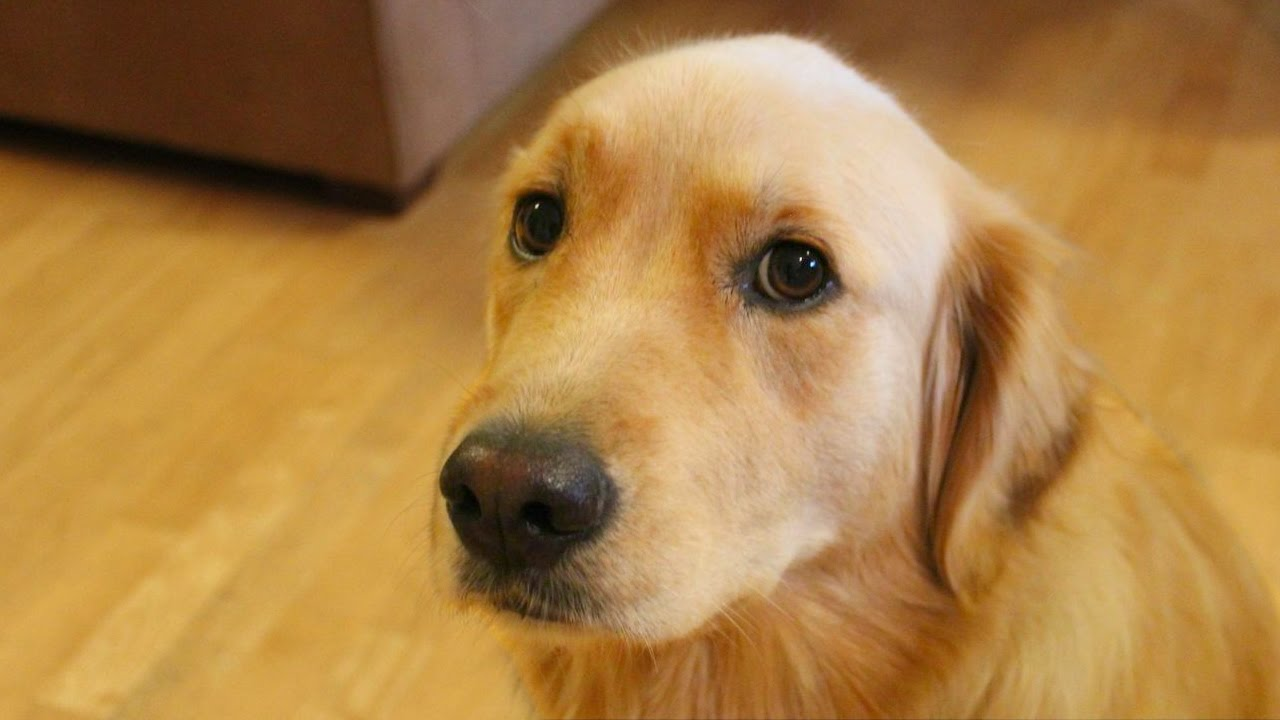
%> input picture Homework/Homework 2/Homework 2.1/dog.jpg, 1280 x 720 px
$ octave Homework2_1.m   (GNU Octave 9; MATLAB toolbox functions it lacks are replaced by stand-ins)
%> lines starting %> are read from the running program, lines starting %| are printed output that depends on the picture
### Homework/Homework 2/Homework 2.1/mix.m
function output = mix(input, Dithering)
    % 取得輸入矩陣的長 寬
    height = size(input, 1);
    width = size(input, 2);
    output = zeros(height, width);

    % 取得混色矩陣的長 寬
    height_D = size(Dithering, 1);
    width_D = size(Dithering, 2);

    % 做出與 input 矩陣等大的混色矩陣
    Dithering = repmat(Dithering, ceil(height/height_D), ceil(width/width_D));
    Dithering = Dithering(1 : height, 1 : width);

    high = find(input > Dithering);
    low = find(input <= Dithering);

    output(high) = 1;
    output(low) = 0;
end

### Homework/Homework 2/Homework 2.1/Homework2_1.m
clear all;

% 讀檔
image = imread('dog.jpg');
%> image is the input picture: size 720x1280x3 uint8; mean R, G, B 172, 128.7, 70.2
image = double(image); % 從 unit8 轉 double
%> image: size 720x1280x3 double
figure(1), imshow(image/255);

% 取出三原色 R G B
R = image(: , : , 1);
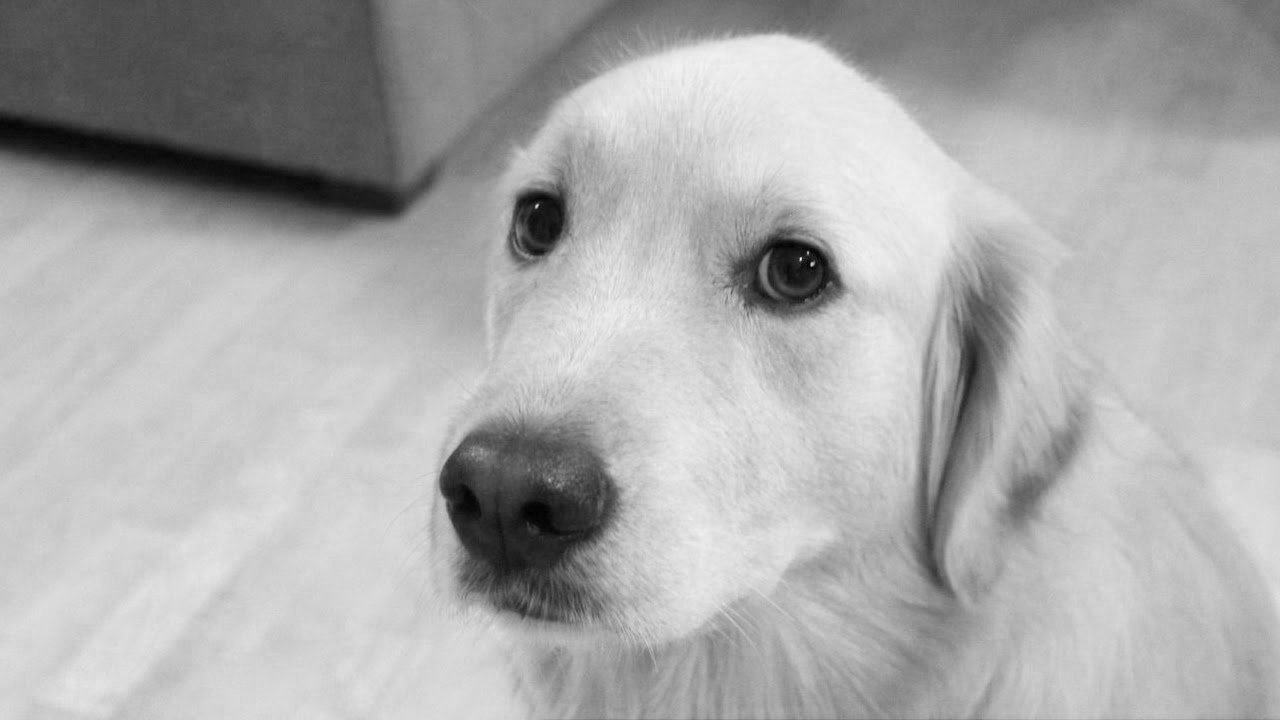
%> R: size 720x1280 double; min 0, max 243, mean 172
G = image(: , : , 2);
B = image(: , : , 3);
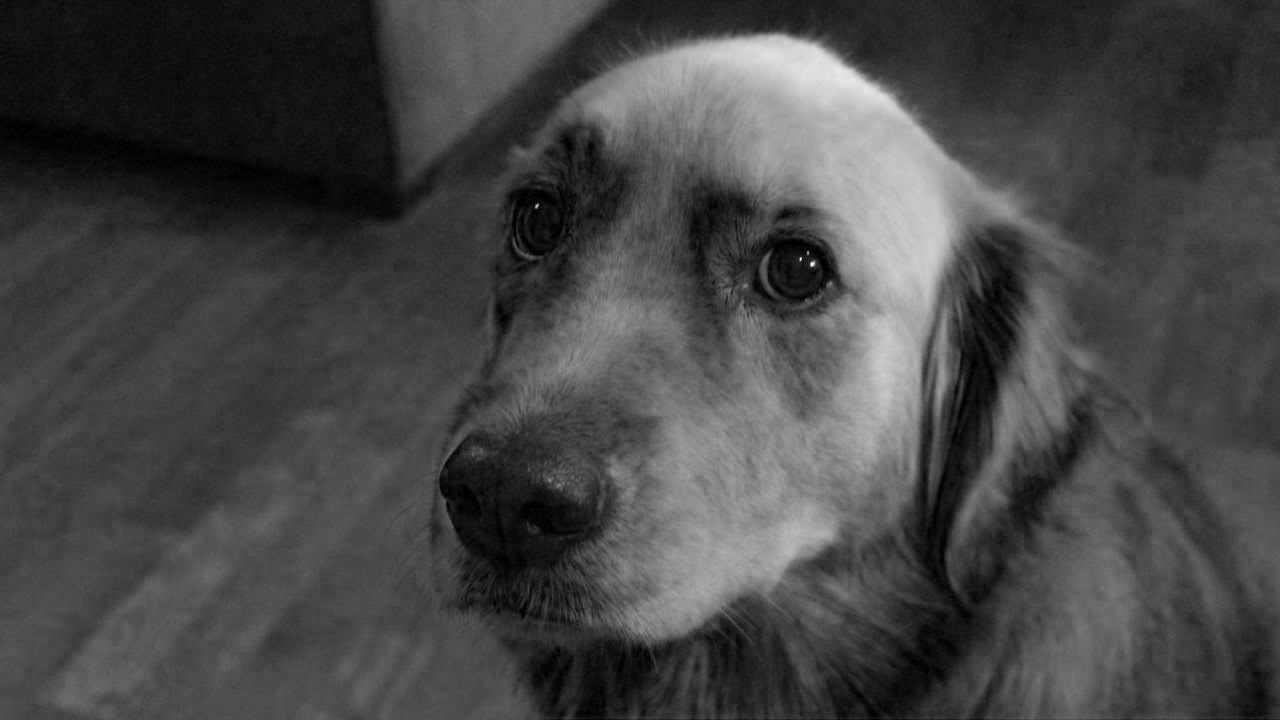
%> B: size 720x1280 double; min 0, max 255, mean 70.2

% 彩色轉灰階公式
gray = 0.299*R + 0.587*G + 0.114*B;
figure(2), imshow(gray/255);

% 混色矩陣
D = [0, 128 ; 192, 64];
D2 = [0, 128, 32, 160 ; 192, 64, 224, 96 ; 48, 176, 16, 144 ; 240, 112, 208, 82];

% 執行混色
output = mix(gray, D);
%> in mix, `high = find(input > Dithering);`: high = 597559 values from 1 to 921600
%> in mix, `low = find(input <= Dithering);`: low = 324041 values from 2 to 921019
%> in mix, `output(high) = 1;`:
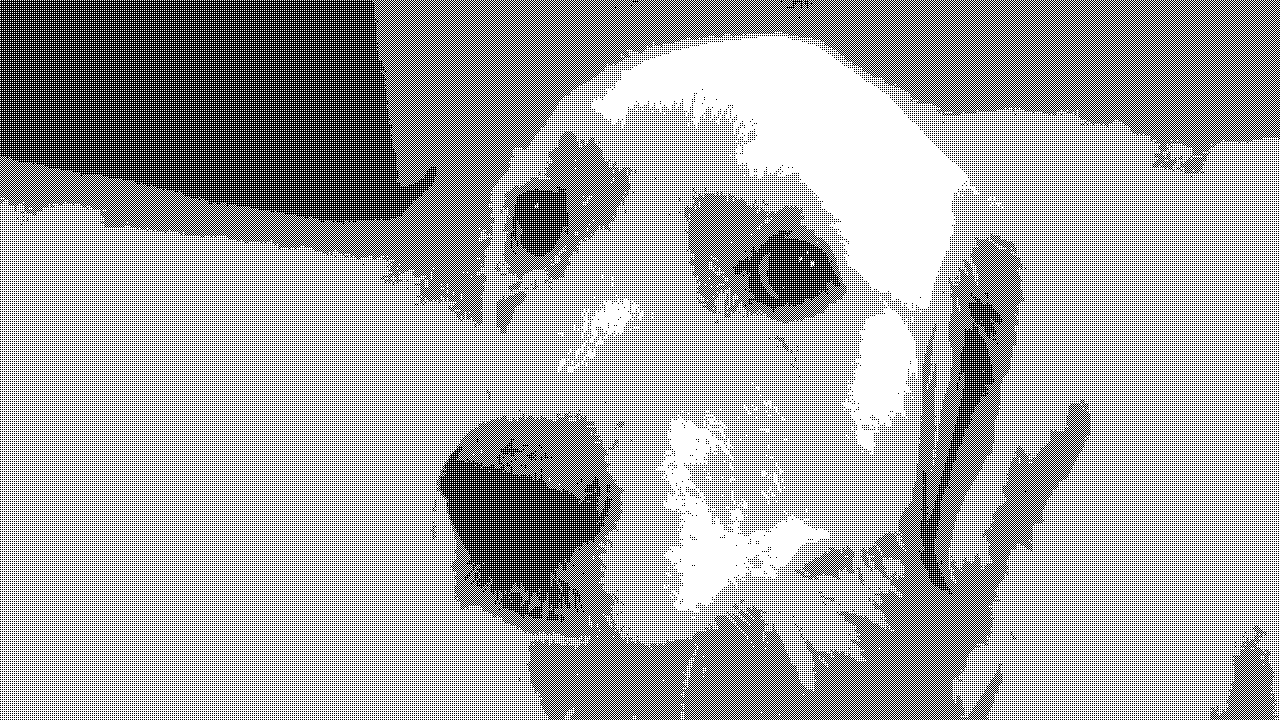
%> output: size 720x1280 double; values 0 (black) and 1 (white), 64.8% white; black in thin lines or dots
output2 = mix(gray, D2);
%> in mix (call 2), `high = find(input > Dithering);`: high = 514535 values from 1 to 921600
%> in mix (call 2), `low = find(input <= Dithering);`: low = 407065 values from 2 to 921599
%> in mix (call 2), `output(high) = 1;`:
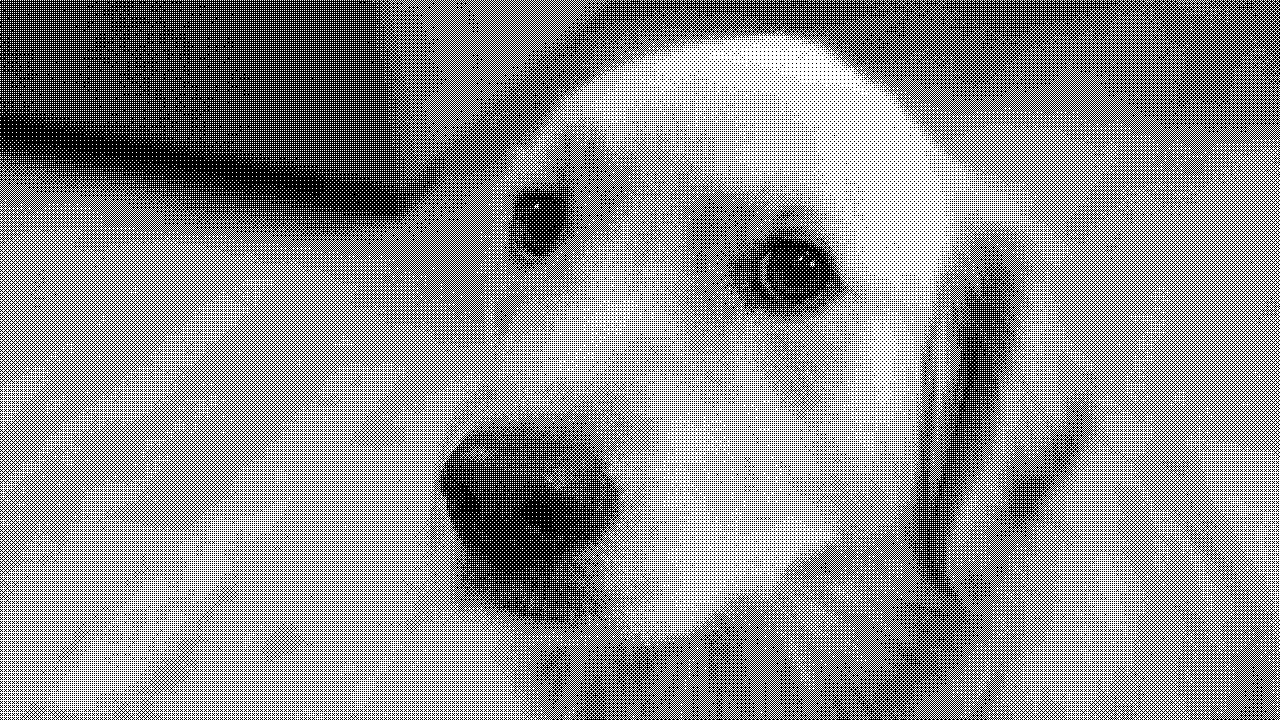
%> output: size 720x1280 double; values 0 (black) and 1 (white), 55.8% white; black in thin lines or dots

% show 出結果
figure(3), imshow(output);
figure(4), imshow(output2);
